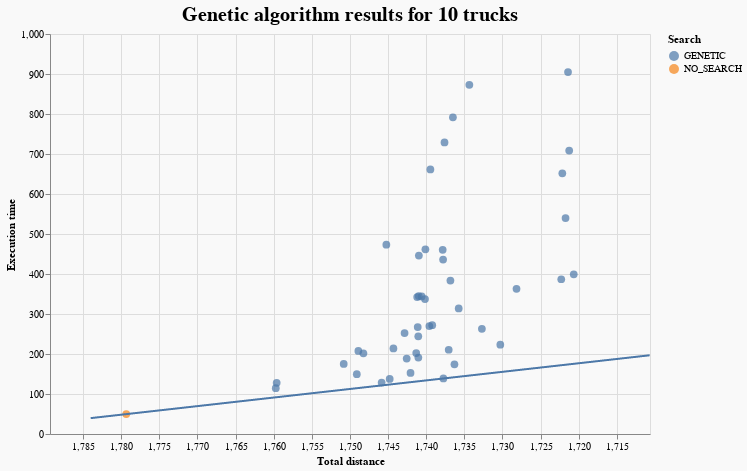

The cell this chart's notebook holds for it:
### Code cell
plot_results(genetic_greedy_10, genetic_tooltips, "Genetic algorithm results for 10 trucks").properties(
    width=600, height=400, background="#F9F9F9"
)

### Figure 1 — Vega-Lite specification as saved in the notebook (floating-point values rounded to 4 significant figures; data arrays with more than 128 entries replaced by an {"elided": "..."} marker saying what was removed)
{"config": {"view": {"continuousWidth": 400, "continuousHeight": 300}}, "layer": [{"data": {"name": "data-287fece255588ebdcd59dfeaf67d7f4b"}, "mark": {"type": "circle", "size": 60}, "encoding": {"color": {"field": "search", "title": "Search", "type": "nominal"}, "tooltip": [{"field": "heuristic", "title": "Heuristic", "type": "nominal"}, {"field": "search", "title": "Search", "type": "nominal"}, {"field": "base_solution", "title": "Base solution", "type": "nominal"}, {"field": "iterations", "title": "Iterations", "type": "quantitative"}, {"field": "TotalDistance", "title": "Total distance", "type": "quantitative"}, {"field": "execution_time", "title": "Execution time", "type": "quantitative"}, {"field": "population_size", "title": "Population size", "type": "quantitative"}, {"field": "mutation_probability", "title": "Mutation probability", "type": "quantitative"}], "x": {"field": "TotalDistance", "scale": {"domain": [1789.0, 1711.0]}, "title": "Total distance", "type": "quantitative"}, "y": {"field": "execution_time", "scale": {"domain": [39.7, 914.8]}, "title": "Execution time", "type": "quantitative"}}, "title": {"text": "Genetic algorithm results for 10 trucks", "anchor": "middle", "fontSize": 20}}, {"data": {"name": "data-3e38bfa95dad15a61085f237e82dec2a"}, "mark": "line", "encoding": {"x": {"field": "x", "scale": {"domain": [1789.0, 1711.0]}, "type": "quantitative"}, "y": {"field": "y", "type": "quantitative"}}}], "background": "#F9F9F9", "height": 400, "width": 600, "$schema": "https://vega.github.io/schema/vega-lite/v4.17.0.json", "datasets": {"data-287fece255588ebdcd59dfeaf67d7f4b": [{"Unnamed: 0": 21, "base_solution": "SIMPLE_GREEDY", "heuristic": "REMOVE_LOOPS_MOVE_EXPORTATION", "search": "GENETIC", "iterations": 400.0, "temp_coef": null, "population_size": 20.0, "mutation_probability": 0.1, "tabu_queue_coef": null, "swap_any_to_generate": null, "TotalDistance": 1734.0, "TotalTime": 12.84, "UnusedTrucksCount": 0, "OrphansCount": 0, "execution_time": 872.9, "TotalFuel": 433.6, "TrucksCount": 10, "Relation": 0.05466}, {"Unnamed: 0": 29, "base_solution": "SIMPLE_GREEDY", "heuristic": "REMOVE_LOOPS_SWAP_ANY_EXPORTATION", "search": "GENETIC", "iterations": 400.0, "temp_coef": null, "population_size": 10.0, "mutation_probability": 0.1, "tabu_queue_coef": null, "swap_any_to_generate": null, "TotalDistance": 1741.0, "TotalTime": 12.82, "UnusedTrucksCount": 0, "OrphansCount": 0, "execution_time": 244.2, "TotalFuel": 435.3, "TrucksCount": 10, "Relation": 0.1969}, {"Unnamed: 0": 30, "base_solution": "SIMPLE_GREEDY", "heuristic": "ANY_EXPORTATION_PROB1", "search": "GENETIC", "iterations": 400.0, "temp_coef": null, "population_size": 20.0, "mutation_probability": 0.3, "tabu_queue_coef": null, "swap_any_to_generate": null, "TotalDistance": 1745.0, "TotalTime": 12.88, "UnusedTrucksCount": 0, "OrphansCount": 0, "execution_time": 473.3, "TotalFuel": 436.3, "TrucksCount": 10, "Relation": 0.08052}, {"Unnamed: 0": 44, "base_solution": "SIMPLE_GREEDY", "heuristic": "MOVE_IN_EXPORTATION", "search": "GENETIC", "iterations": 400.0, "temp_coef": null, "population_size": 10.0, "mutation_probability": 0.1, "tabu_queue_coef": null, "swap_any_to_generate": null, "TotalDistance": 1740.0, "TotalTime": 12.86, "UnusedTrucksCount": 0, "OrphansCount": 0, "execution_time": 461.7, "TotalFuel": 435.0, "TrucksCount": 10, "Relation": 0.09522}, {"Unnamed: 0": 61, "base_solution": "SIMPLE_GREEDY", "heuristic": "MOVE_IN_EXPORTATION", "search": "GENETIC", "iterations": 400.0, "temp_coef": null, "population_size": 20.0, "mutation_probability": 0.3, "tabu_queue_coef": null, "swap_any_to_generate": null, "TotalDistance": 1739.0, "TotalTime": 12.86, "UnusedTrucksCount": 0, "OrphansCount": 0, "execution_time": 661.5, "TotalFuel": 434.9, "TrucksCount": 10, "Relation": 0.06519}, {"Unnamed: 0": 62, "base_solution": "SIMPLE_GREEDY", "heuristic": "ANY_EXPORTATION_PROB1", "search": "GENETIC", "iterations": 400.0, "temp_coef": null, "population_size": 10.0, "mutation_probability": 0.1, "tabu_queue_coef": null, "swap_any_to_generate": null, "TotalDistance": 1740.0, "TotalTime": 12.81, "UnusedTrucksCount": 0, "OrphansCount": 0, "execution_time": 269.8, "TotalFuel": 434.9, "TrucksCount": 10, "Relation": 0.1806}, {"Unnamed: 0": 77, "base_solution": "SIMPLE_GREEDY", "heuristic": "MOVE_IN_EXPORTATION", "search": "GENETIC", "iterations": 400.0, "temp_coef": null, "population_size": 20.0, "mutation_probability": 0.1, "tabu_queue_coef": null, "swap_any_to_generate": null, "TotalDistance": 1736.0, "TotalTime": 12.82, "UnusedTrucksCount": 0, "OrphansCount": 0, "execution_time": 791.6, "TotalFuel": 434.1, "TrucksCount": 10, "Relation": 0.05774}, {"Unnamed: 0": 84, "base_solution": "SIMPLE_GREEDY", "heuristic": "REMOVE_LOOPS_MOVE_EXPORTATION", "search": "GENETIC", "iterations": 200.0, "temp_coef": null, "population_size": 10.0, "mutation_probability": 0.1, "tabu_queue_coef": null, "swap_any_to_generate": null, "TotalDistance": 1741.0, "TotalTime": 12.86, "UnusedTrucksCount": 0, "OrphansCount": 0, "execution_time": 191.1, "TotalFuel": 435.3, "TrucksCount": 10, "Relation": 0.271}, {"Unnamed: 0": 97, "base_solution": "SIMPLE_GREEDY", "heuristic": "ANY_EXPORTATION_PROB1", "search": "GENETIC", "iterations": 200.0, "temp_coef": null, "population_size": 20.0, "mutation_probability": 0.3, "tabu_queue_coef": null, "swap_any_to_generate": null, "TotalDistance": 1749.0, "TotalTime": 12.85, "UnusedTrucksCount": 0, "OrphansCount": 0, "execution_time": 207.5, "TotalFuel": 437.2, "TrucksCount": 10, "Relation": 0.1928}, {"Unnamed: 0": 118, "base_solution": "SIMPLE_GREEDY", "heuristic": "REMOVE_LOOPS_SWAP_ANY_EXPORTATION", "search": "GENETIC", "iterations": 200.0, "temp_coef": null, "population_size": 10.0, "mutation_probability": 0.3, "tabu_queue_coef": null, "swap_any_to_generate": null, "TotalDistance": 1760.0, "TotalTime": 12.95, "UnusedTrucksCount": 0, "OrphansCount": 0, "execution_time": 114.6, "TotalFuel": 439.9, "TrucksCount": 10, "Relation": 0.302}, {"Unnamed: 0": 122, "base_solution": "SIMPLE_GREEDY", "heuristic": "ANY_MOVE_EXPORTATION", "search": "GENETIC", "iterations": 400.0, "temp_coef": null, "population_size": 20.0, "mutation_probability": 0.3, "tabu_queue_coef": null, "swap_any_to_generate": null, "TotalDistance": 1721.0, "TotalTime": 12.62, "UnusedTrucksCount": 0, "OrphansCount": 0, "execution_time": 708.6, "TotalFuel": 430.3, "TrucksCount": 10, "Relation": 0.08815}, {"Unnamed: 0": 126, "base_solution": "SIMPLE_GREEDY", "heuristic": "MOVE_IN_EXPORTATION", "search": "GENETIC", "iterations": 200.0, "temp_coef": null, "population_size": 10.0, "mutation_probability": 0.3, "tabu_queue_coef": null, "swap_any_to_generate": null, "TotalDistance": 1742.0, "TotalTime": 12.86, "UnusedTrucksCount": 0, "OrphansCount": 0, "execution_time": 152.5, "TotalFuel": 435.5, "TrucksCount": 10, "Relation": 0.3625}, {"Unnamed: 0": 135, "base_solution": "SIMPLE_GREEDY", "heuristic": "REMOVE_LOOPS_MOVE_EXPORTATION", "search": "GENETIC", "iterations": 200.0, "temp_coef": null, "population_size": 20.0, "mutation_probability": 0.3, "tabu_queue_coef": null, "swap_any_to_generate": null, "TotalDistance": 1739.0, "TotalTime": 12.84, "UnusedTrucksCount": 0, "OrphansCount": 0, "execution_time": 272.1, "TotalFuel": 434.8, "TrucksCount": 10, "Relation": 0.1804}, {"Unnamed: 0": 136, "base_solution": "SIMPLE_GREEDY", "heuristic": "MOVE_IN_EXPORTATION", "search": "GENETIC", "iterations": 200.0, "temp_coef": null, "population_size": 10.0, "mutation_probability": 0.1, "tabu_queue_coef": null, "swap_any_to_generate": null, "TotalDistance": 1741.0, "TotalTime": 12.86, "UnusedTrucksCount": 0, "OrphansCount": 0, "execution_time": 202.2, "TotalFuel": 435.3, "TrucksCount": 10, "Relation": 0.2494}, {"Unnamed: 0": 157, "base_solution": "SIMPLE_GREEDY", "heuristic": "REMOVE_LOOPS_MOVE_EXPORTATION", "search": "GENETIC", "iterations": 400.0, "temp_coef": null, "population_size": 10.0, "mutation_probability": 0.1, "tabu_queue_coef": null, "swap_any_to_generate": null, "TotalDistance": 1738.0, "TotalTime": 12.86, "UnusedTrucksCount": 0, "OrphansCount": 0, "execution_time": 436.2, "TotalFuel": 434.4, "TrucksCount": 10, "Relation": 0.1075}, {"Unnamed: 0": 172, "base_solution": "SIMPLE_GREEDY", "heuristic": "MOVE_IN_EXPORTATION", "search": "GENETIC", "iterations": 200.0, "temp_coef": null, "population_size": 20.0, "mutation_probability": 0.3, "tabu_queue_coef": null, "swap_any_to_generate": null, "TotalDistance": 1743.0, "TotalTime": 12.86, "UnusedTrucksCount": 0, "OrphansCount": 0, "execution_time": 252.4, "TotalFuel": 435.7, "TrucksCount": 10, "Relation": 0.18}, {"Unnamed: 0": 177, "base_solution": "SIMPLE_GREEDY", "heuristic": "ANY_MOVE_EXPORTATION", "search": "GENETIC", "iterations": 200.0, "temp_coef": null, "population_size": 20.0, "mutation_probability": 0.1, "tabu_queue_coef": null, "swap_any_to_generate": null, "TotalDistance": 1728.0, "TotalTime": 12.62, "UnusedTrucksCount": 0, "OrphansCount": 0, "execution_time": 362.9, "TotalFuel": 432.0, "TrucksCount": 10, "Relation": 0.1634}, {"Unnamed: 0": 182, "base_solution": "SIMPLE_GREEDY", "heuristic": "ANY_EXPORTATION_PROB1", "search": "GENETIC", "iterations": 200.0, "temp_coef": null, "population_size": 10.0, "mutation_probability": 0.3, "tabu_queue_coef": null, "swap_any_to_generate": null, "TotalDistance": 1749.0, "TotalTime": 12.9, "UnusedTrucksCount": 0, "OrphansCount": 0, "execution_time": 149.6, "TotalFuel": 437.3, "TrucksCount": 10, "Relation": 0.3028}, {"Unnamed: 0": 204, "base_solution": "SIMPLE_GREEDY", "heuristic": "ANY_EXPORTATION_PROB1", "search": "GENETIC", "iterations": 400.0, "temp_coef": null, "population_size": 20.0, "mutation_probability": 0.1, "tabu_queue_coef": null, "swap_any_to_generate": null, "TotalDistance": 1741.0, "TotalTime": 12.85, "UnusedTrucksCount": 0, "OrphansCount": 0, "execution_time": 446.0, "TotalFuel": 435.2, "TrucksCount": 10, "Relation": 0.09682}, {"Unnamed: 0": 205, "base_solution": "SIMPLE_GREEDY", "heuristic": "MOVE_IN_EXPORTATION", "search": "GENETIC", "iterations": 400.0, "temp_coef": null, "population_size": 10.0, "mutation_probability": 0.3, "tabu_queue_coef": null, "swap_any_to_generate": null, "TotalDistance": 1741.0, "TotalTime": 12.86, "UnusedTrucksCount": 0, "OrphansCount": 0, "execution_time": 344.0, "TotalFuel": 435.1, "TrucksCount": 10, "Relation": 0.1316}, {"Unnamed: 0": 219, "base_solution": "SIMPLE_GREEDY", "heuristic": "ANY_MOVE_EXPORTATION_FIXED2", "search": "GENETIC", "iterations": 400.0, "temp_coef": null, "population_size": 10.0, "mutation_probability": 0.1, "tabu_queue_coef": null, "swap_any_to_generate": null, "TotalDistance": 1721.0, "TotalTime": 12.56, "UnusedTrucksCount": 0, "OrphansCount": 0, "execution_time": 399.3, "TotalFuel": 430.2, "TrucksCount": 10, "Relation": 0.1679}, {"Unnamed: 0": 222, "base_solution": "SIMPLE_GREEDY", "heuristic": "REMOVE_LOOPS_MOVE_EXPORTATION", "search": "GENETIC", "iterations": 400.0, "temp_coef": null, "population_size": 20.0, "mutation_probability": 0.3, "tabu_queue_coef": null, "swap_any_to_generate": null, "TotalDistance": 1738.0, "TotalTime": 12.85, "UnusedTrucksCount": 0, "OrphansCount": 0, "execution_time": 728.9, "TotalFuel": 434.4, "TrucksCount": 10, "Relation": 0.06145}, {"Unnamed: 0": 225, "base_solution": "SIMPLE_GREEDY", "heuristic": "ANY_MOVE_EXPORTATION", "search": "GENETIC", "iterations": 400.0, "temp_coef": null, "population_size": 10.0, "mutation_probability": 0.1, "tabu_queue_coef": null, "swap_any_to_generate": null, "TotalDistance": 1722.0, "TotalTime": 12.55, "UnusedTrucksCount": 0, "OrphansCount": 0, "execution_time": 539.9, "TotalFuel": 430.4, "TrucksCount": 10, "Relation": 0.1175}, {"Unnamed: 0": 229, "base_solution": "SIMPLE_GREEDY", "heuristic": "REMOVE_LOOPS_MOVE_EXPORTATION", "search": "GENETIC", "iterations": 200.0, "temp_coef": null, "population_size": 20.0, "mutation_probability": 0.1, "tabu_queue_coef": null, "swap_any_to_generate": null, "TotalDistance": 1741.0, "TotalTime": 12.82, "UnusedTrucksCount": 0, "OrphansCount": 0, "execution_time": 342.2, "TotalFuel": 435.3, "TrucksCount": 10, "Relation": 0.1304}, {"Unnamed: 0": 232, "base_solution": "SIMPLE_GREEDY", "heuristic": "REMOVE_LOOPS_SWAP_ANY_EXPORTATION", "search": "GENETIC", "iterations": 200.0, "temp_coef": null, "population_size": 20.0, "mutation_probability": 0.3, "tabu_queue_coef": null, "swap_any_to_generate": null, "TotalDistance": 1751.0, "TotalTime": 12.75, "UnusedTrucksCount": 0, "OrphansCount": 0, "execution_time": 175.1, "TotalFuel": 437.7, "TrucksCount": 10, "Relation": 0.2274}, {"Unnamed: 0": 244, "base_solution": "SIMPLE_GREEDY", "heuristic": "ANY_EXPORTATION_TIME1", "search": "GENETIC", "iterations": 200.0, "temp_coef": null, "population_size": 10.0, "mutation_probability": 0.1, "tabu_queue_coef": null, "swap_any_to_generate": null, "TotalDistance": 1760.0, "TotalTime": 13.03, "UnusedTrucksCount": 0, "OrphansCount": 0, "execution_time": 128.0, "TotalFuel": 439.9, "TrucksCount": 10, "Relation": 0.2518}, {"Unnamed: 0": 261, "base_solution": "SIMPLE_GREEDY", "heuristic": "ANY_MOVE_EXPORTATION", "search": "GENETIC", "iterations": 400.0, "temp_coef": null, "population_size": 20.0, "mutation_probability": 0.1, "tabu_queue_coef": null, "swap_any_to_generate": null, "TotalDistance": 1721.0, "TotalTime": 12.6, "UnusedTrucksCount": 0, "OrphansCount": 0, "execution_time": 904.8, "TotalFuel": 430.3, "TrucksCount": 10, "Relation": 0.06775}, {"Unnamed: 0": 266, "base_solution": "SIMPLE_GREEDY", "heuristic": "ANY_EXPORTATION_PROB1", "search": "GENETIC", "iterations": 400.0, "temp_coef": null, "population_size": 10.0, "mutation_probability": 0.3, "tabu_queue_coef": null, "swap_any_to_generate": null, "TotalDistance": 1741.0, "TotalTime": 12.81, "UnusedTrucksCount": 0, "OrphansCount": 0, "execution_time": 267.3, "TotalFuel": 435.3, "TrucksCount": 10, "Relation": 0.1757}, {"Unnamed: 0": 268, "base_solution": "SIMPLE_GREEDY", "heuristic": "REMOVE_LOOPS_SWAP_ANY_EXPORTATION", "search": "GENETIC", "iterations": 400.0, "temp_coef": null, "population_size": 20.0, "mutation_probability": 0.1, "tabu_queue_coef": null, "swap_any_to_generate": null, "TotalDistance": 1738.0, "TotalTime": 12.8, "UnusedTrucksCount": 0, "OrphansCount": 0, "execution_time": 460.5, "TotalFuel": 434.5, "TrucksCount": 10, "Relation": 0.101}, {"Unnamed: 0": 276, "base_solution": "SIMPLE_GREEDY", "heuristic": "ANY_MOVE_EXPORTATION_FIXED2", "search": "GENETIC", "iterations": 400.0, "temp_coef": null, "population_size": 20.0, "mutation_probability": 0.1, "tabu_queue_coef": null, "swap_any_to_generate": null, "TotalDistance": 1722.0, "TotalTime": 12.48, "UnusedTrucksCount": 0, "OrphansCount": 0, "execution_time": 651.6, "TotalFuel": 430.5, "TrucksCount": 10, "Relation": 0.09501}, {"Unnamed: 0": 282, "base_solution": "SIMPLE_GREEDY", "heuristic": "REMOVE_LOOPS_MOVE_EXPORTATION", "search": "GENETIC", "iterations": 400.0, "temp_coef": null, "population_size": 10.0, "mutation_probability": 0.3, "tabu_queue_coef": null, "swap_any_to_generate": null, "TotalDistance": 1737.0, "TotalTime": 12.86, "UnusedTrucksCount": 0, "OrphansCount": 0, "execution_time": 383.7, "TotalFuel": 434.2, "TrucksCount": 10, "Relation": 0.1273}, {"Unnamed: 0": 309, "base_solution": "SIMPLE_GREEDY", "heuristic": null, "search": "NO_SEARCH", "iterations": null, "temp_coef": null, "population_size": null, "mutation_probability": null, "tabu_queue_coef": null, "swap_any_to_generate": null, "TotalDistance": 1779.0, "TotalTime": 13.23, "UnusedTrucksCount": 0, "OrphansCount": 0, "execution_time": 49.7, "TotalFuel": 444.8, "TrucksCount": 10, "Relation": 0.0}, {"Unnamed: 0": 317, "base_solution": "SIMPLE_GREEDY", "heuristic": "ANY_EXPORTATION_PROB1", "search": "GENETIC", "iterations": 200.0, "temp_coef": null, "population_size": 20.0, "mutation_probability": 0.1, "tabu_queue_coef": null, "swap_any_to_generate": null, "TotalDistance": 1748.0, "TotalTime": 12.81, "UnusedTrucksCount": 0, "OrphansCount": 0, "execution_time": 201.7, "TotalFuel": 437.1, "TrucksCount": 10, "Relation": 0.2046}, {"Unnamed: 0": 320, "base_solution": "SIMPLE_GREEDY", "heuristic": "ANY_MOVE_EXPORTATION", "search": "GENETIC", "iterations": 200.0, "temp_coef": null, "population_size": 10.0, "mutation_probability": 0.1, "tabu_queue_coef": null, "swap_any_to_generate": null, "TotalDistance": 1730.0, "TotalTime": 12.64, "UnusedTrucksCount": 0, "OrphansCount": 0, "execution_time": 223.3, "TotalFuel": 432.6, "TrucksCount": 10, "Relation": 0.2826}, {"Unnamed: 0": 325, "base_solution": "SIMPLE_GREEDY", "heuristic": "REMOVE_LOOPS_SWAP_ANY_EXPORTATION", "search": "GENETIC", "iterations": 400.0, "temp_coef": null, "population_size": 20.0, "mutation_probability": 0.3, "tabu_queue_coef": null, "swap_any_to_generate": null, "TotalDistance": 1741.0, "TotalTime": 12.84, "UnusedTrucksCount": 0, "OrphansCount": 0, "execution_time": 344.8, "TotalFuel": 435.2, "TrucksCount": 10, "Relation": 0.13}, {"Unnamed: 0": 327, "base_solution": "SIMPLE_GREEDY", "heuristic": "REMOVE_LOOPS_SWAP_ANY_EXPORTATION", "search": "GENETIC", "iterations": 200.0, "temp_coef": null, "population_size": 10.0, "mutation_probability": 0.1, "tabu_queue_coef": null, "swap_any_to_generate": null, "TotalDistance": 1746.0, "TotalTime": 12.88, "UnusedTrucksCount": 0, "OrphansCount": 0, "execution_time": 128.7, "TotalFuel": 436.5, "TrucksCount": 10, "Relation": 0.4239}, {"Unnamed: 0": 328, "base_solution": "SIMPLE_GREEDY", "heuristic": "ANY_MOVE_EXPORTATION", "search": "GENETIC", "iterations": 200.0, "temp_coef": null, "population_size": 10.0, "mutation_probability": 0.3, "tabu_queue_coef": null, "swap_any_to_generate": null, "TotalDistance": 1736.0, "TotalTime": 12.73, "UnusedTrucksCount": 0, "OrphansCount": 0, "execution_time": 174.2, "TotalFuel": 434.1, "TrucksCount": 10, "Relation": 0.3457}, {"Unnamed: 0": 339, "base_solution": "SIMPLE_GREEDY", "heuristic": "REMOVE_LOOPS_SWAP_ANY_EXPORTATION", "search": "GENETIC", "iterations": 200.0, "temp_coef": null, "population_size": 20.0, "mutation_probability": 0.1, "tabu_queue_coef": null, "swap_any_to_generate": null, "TotalDistance": 1743.0, "TotalTime": 12.86, "UnusedTrucksCount": 0, "OrphansCount": 0, "execution_time": 188.6, "TotalFuel": 435.6, "TrucksCount": 10, "Relation": 0.2647}, {"Unnamed: 0": 352, "base_solution": "SIMPLE_GREEDY", "heuristic": "ANY_MOVE_EXPORTATION", "search": "GENETIC", "iterations": 200.0, "temp_coef": null, "population_size": 20.0, "mutation_probability": 0.3, "tabu_queue_coef": null, "swap_any_to_generate": null, "TotalDistance": 1733.0, "TotalTime": 12.63, "UnusedTrucksCount": 0, "OrphansCount": 0, "execution_time": 262.9, "TotalFuel": 433.2, "TrucksCount": 10, "Relation": 0.2187}, {"Unnamed: 0": 355, "base_solution": "SIMPLE_GREEDY", "heuristic": "REMOVE_LOOPS_SWAP_ANY_EXPORTATION", "search": "GENETIC", "iterations": 400.0, "temp_coef": null, "population_size": 10.0, "mutation_probability": 0.3, "tabu_queue_coef": null, "swap_any_to_generate": null, "TotalDistance": 1744.0, "TotalTime": 12.86, "UnusedTrucksCount": 0, "OrphansCount": 0, "execution_time": 213.9, "TotalFuel": 436.1, "TrucksCount": 10, "Relation": 0.2133}, {"Unnamed: 0": 358, "base_solution": "SIMPLE_GREEDY", "heuristic": "ANY_MOVE_EXPORTATION_FIXED2", "search": "GENETIC", "iterations": 200.0, "temp_coef": null, "population_size": 10.0, "mutation_probability": 0.1, "tabu_queue_coef": null, "swap_any_to_generate": null, "TotalDistance": 1737.0, "TotalTime": 12.56, "UnusedTrucksCount": 0, "OrphansCount": 0, "execution_time": 210.6, "TotalFuel": 434.3, "TrucksCount": 10, "Relation": 0.2628}, {"Unnamed: 0": 361, "base_solution": "SIMPLE_GREEDY", "heuristic": "ANY_MOVE_EXPORTATION", "search": "GENETIC", "iterations": 400.0, "temp_coef": null, "population_size": 10.0, "mutation_probability": 0.3, "tabu_queue_coef": null, "swap_any_to_generate": null, "TotalDistance": 1722.0, "TotalTime": 12.58, "UnusedTrucksCount": 0, "OrphansCount": 0, "execution_time": 386.9, "TotalFuel": 430.6, "TrucksCount": 10, "Relation": 0.1692}, {"Unnamed: 0": 365, "base_solution": "SIMPLE_GREEDY", "heuristic": "ANY_EXPORTATION_PROB1", "search": "GENETIC", "iterations": 200.0, "temp_coef": null, "population_size": 10.0, "mutation_probability": 0.1, "tabu_queue_coef": null, "swap_any_to_generate": null, "TotalDistance": 1745.0, "TotalTime": 12.83, "UnusedTrucksCount": 0, "OrphansCount": 0, "execution_time": 137.6, "TotalFuel": 436.2, "TrucksCount": 10, "Relation": 0.3928}, {"Unnamed: 0": 369, "base_solution": "SIMPLE_GREEDY", "heuristic": "ANY_MOVE_EXPORTATION_FIXED2", "search": "GENETIC", "iterations": 200.0, "temp_coef": null, "population_size": 20.0, "mutation_probability": 0.1, "tabu_queue_coef": null, "swap_any_to_generate": null, "TotalDistance": 1736.0, "TotalTime": 12.63, "UnusedTrucksCount": 0, "OrphansCount": 0, "execution_time": 314.0, "TotalFuel": 433.9, "TrucksCount": 10, "Relation": 0.165}, {"Unnamed: 0": 374, "base_solution": "SIMPLE_GREEDY", "heuristic": "MOVE_IN_EXPORTATION", "search": "GENETIC", "iterations": 200.0, "temp_coef": null, "population_size": 20.0, "mutation_probability": 0.1, "tabu_queue_coef": null, "swap_any_to_generate": null, "TotalDistance": 1740.0, "TotalTime": 12.86, "UnusedTrucksCount": 0, "OrphansCount": 0, "execution_time": 337.4, "TotalFuel": 435.0, "TrucksCount": 10, "Relation": 0.1362}, {"Unnamed: 0": 375, "base_solution": "SIMPLE_GREEDY", "heuristic": "REMOVE_LOOPS_MOVE_EXPORTATION", "search": "GENETIC", "iterations": 200.0, "temp_coef": null, "population_size": 10.0, "mutation_probability": 0.3, "tabu_queue_coef": null, "swap_any_to_generate": null, "TotalDistance": 1738.0, "TotalTime": 12.84, "UnusedTrucksCount": 0, "OrphansCount": 0, "execution_time": 138.8, "TotalFuel": 434.4, "TrucksCount": 10, "Relation": 0.4666}], "data-3e38bfa95dad15a61085f237e82dec2a": {"elided": "1572 records"}}}
